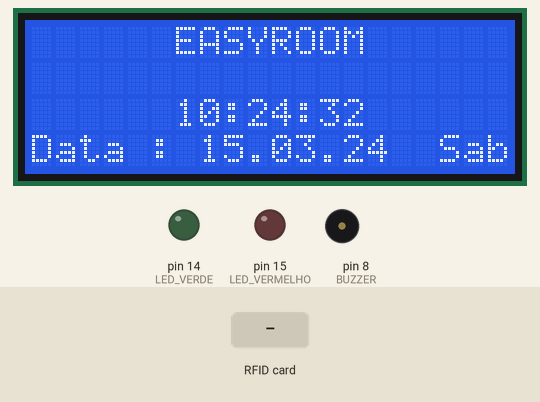
The sketch below on a simulated Arduino Mega 2560, built with avr-gcc and run on an emulated ATmega2560. On the bench: 20×4 character LCD, output pins drawn as LEDs (lit = HIGH), buzzer (waves = sounding). Wiring (inferred from the names in the program): DS1307 clock at I2C address 0x68. Inputs (shaded band) come from the test bench. The local clock reads 2024-03-15 10:24:30 at power-on unless the sketch sets it; pins used as bus, display or sensor lines are not drawn; what the sketch prints to the serial monitor is not drawn.

Above: at 2.3 s.
2.4 s: RFID card E7 9A BD 89 held to the reader
At 4.8 s:
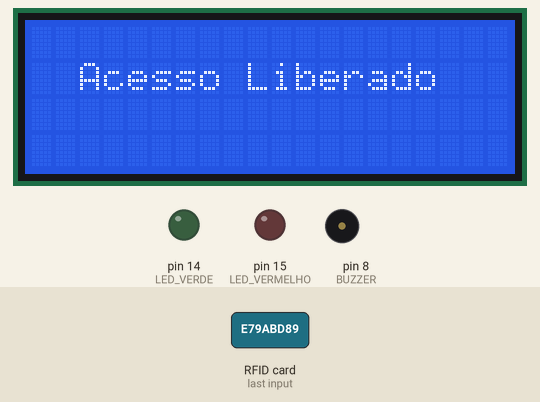
6.5 s: RFID card 5E 7A 19 C4 held to the reader
At 10.0 s:
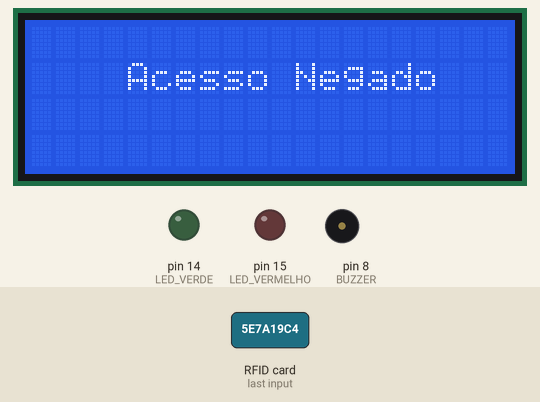
10.6 s: RFID card 3F 80 BD 89 held to the reader
At 18.6 s:
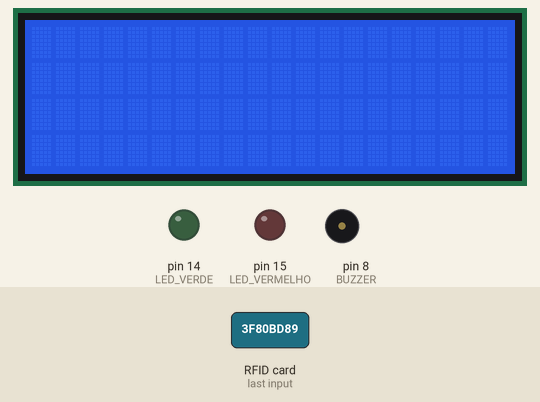
Timing chart, 0 to 20.1 s (numbered marks = the images above; inputs shaded):
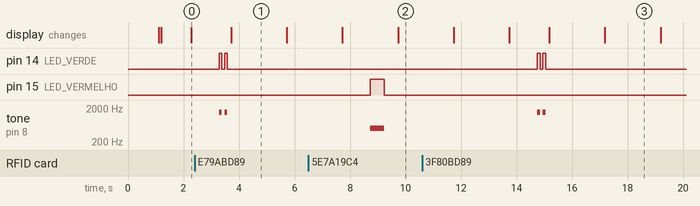

Measured:
- after the input at 2.4 s, pin 14 (LED_VERDE): alternates HIGH for 0.10 s and LOW for 0.10 s, 4 changes in all, then stays LOW, starting after 0.88 s; tone on pin 8 (BUZZER): alternates 1500 Hz for 0.10 s and silent for 0.10 s, 4 changes in all, then stays silent, starting after 0.88 s; the display: changes after 1.3 s (image 1)
- after the input at 6.5 s, pin 15 (LED_VERMELHO): LOW → HIGH after 2.2 s, → LOW 0.50 s later; tone on pin 8 (BUZZER): silent → 500 Hz after 2.2 s, → silent 0.50 s later
- after the input at 10.6 s, pin 14 (LED_VERDE): alternates HIGH for 0.10 s and LOW for 0.10 s, 4 changes in all, then stays LOW, starting after 4.1 s; tone on pin 8 (BUZZER): alternates 1500 Hz for 0.10 s and silent for 0.10 s, 4 changes in all, then stays silent, starting after 4.1 s
- what the display in image 1 shows lasts 2.0 s, from 3.7 s to 5.7 s

The sketch:

c_digo_arduino.ino
```cpp
//Bibliotecas
#include <SPI.h>
#include <MFRC522.h>

#include "Wire.h"
#include <LiquidCrystal.h>

//Pinos
#define LED_VERDE 14
#define LED_VERMELHO 15
#define BUZZER 8
#define SS_PIN 53
#define RST_PIN 22

#define DS1307_ADDRESS 0x68

String IDtag = ""; //Variável que armazenará o ID da Tag
bool Permitido = false; //Variável que verifica a permissão

//Vetor responsável por armazenar os ID's das Tag's cadastradas
String TagsCadastradas[] = {"E79ABD89",
                            "3F80BD89"};

MFRC522 LeitorRFID(SS_PIN, RST_PIN);    // Cria uma nova instância para o leitor e passa os pinos como parâmetro


int readsuccess;
byte readcard[3];
char str[32] = "";

// Inicializa o LCD
LiquidCrystal lcd(12, 11, 5, 4, 3, 2);
byte zero = 0x00;

void setup() {
        Serial.begin(9600);             // Inicializa a comunicação Serial
        SPI.begin();                    // Inicializa comunicacao SPI
        LeitorRFID.PCD_Init();          // Inicializa o leitor RFID
        pinMode(LED_VERDE, OUTPUT);     // Declara o pino do led verde como saída
        pinMode(LED_VERMELHO, OUTPUT);  // Declara o pino do led vermelho como saída
        pinMode(BUZZER, OUTPUT);        // Declara o pino do buzzer como saída


        Serial.println("CLEARDATA");
        Serial.println("LABEL,Data,Hora,ID Tag");
        delay(1000);

        Serial.println("Scan PICC to see UID...");
        Serial.println("");


        // Define o LCD com 20 colunas e 4 linhas
        lcd.begin(20, 4);
        Wire.begin();
        Serial.begin(9600);
        // A linha abaixo pode ser retirada apos setar a data e hora
        //SelecionaDataeHora();
}

void loop() {
  Leitura();  //Chama a função responsável por fazer a leitura das Tag's

 Mostrarelogio();
 delay(1000);
}


void Leitura(){
        IDtag = ""; //Inicialmente IDtag deve estar vazia.

        // Verifica se existe uma Tag presente
        if ( !LeitorRFID.PICC_IsNewCardPresent() || !LeitorRFID.PICC_ReadCardSerial() ) {
            delay(50);
            return;
        }

        // Pega o ID da Tag através da função LeitorRFID.uid e Armazena o ID na variável IDtag
        for (byte i = 0; i < LeitorRFID.uid.size; i++) {
            IDtag.concat(String(LeitorRFID.uid.uidByte[i], HEX));
        }

        //Compara o valor do ID lido com os IDs armazenados no vetor TagsCadastradas[]
        for (int i = 0; i < (sizeof(TagsCadastradas)/sizeof(String)); i++) {
          if(  IDtag.equalsIgnoreCase(TagsCadastradas[i])  ){
              Permitido = true; //Variável Permitido assume valor verdadeiro caso o ID Lido esteja cadastrado
          }
        }
        if(Permitido == true) acessoLiberado(); //Se a variável Permitido for verdadeira será chamada a função acessoLiberado()
        else acessoNegado(); //Se não será chamada a função acessoNegado()
        delay(2000); //aguarda 2 segundos para efetuar uma nova leitura


}

void acessoLiberado(){
  Serial.println("Tag Cadastrada: " + IDtag); //Exibe a mensagem "Tag Cadastrada" e o ID da tag não cadastrada
    efeitoPermitido();  //Chama a função efeitoPermitido()
    Permitido = false;  //Seta a variável Permitido como false novamente

    getid();
      Serial.println( (String) "DATA,DATE,TIME," + IDtag );

    lcd.clear();
    lcd.setCursor(0,1);
    lcd.print("  Acesso Liberado");
    delay(2000);
      lcd.clear();

  }

void acessoNegado(){
  Serial.println("Tag NAO Cadastrada: " + IDtag); //Exibe a mensagem "Tag NAO Cadastrada" e o ID da tag cadastrada
  efeitoNegado(); //Chama a função efeitoNegado()

  lcd.clear();
  lcd.setCursor(0,1);
  lcd.print("    Acesso Negado");
  delay(2000);
    lcd.clear();
}

void efeitoPermitido(){
  int qtd_bips = 2; //definindo a quantidade de bips
  for(int j=0; j<qtd_bips; j++){
    //Ligando o buzzer com uma frequência de 1500 hz e ligando o led verde.
    tone(BUZZER,1500);
    digitalWrite(LED_VERDE, HIGH);
    delay(100);

    //Desligando o buzzer e led verde.
    noTone(BUZZER);
    digitalWrite(LED_VERDE, LOW);
    delay(100);
  }
}

void efeitoNegado(){
  int qtd_bips = 1;  //definindo a quantidade de bips
  for(int j=0; j<qtd_bips; j++){
    //Ligando o buzzer com uma frequência de 500 hz e ligando o led vermelho.
    tone(BUZZER,500);
    digitalWrite(LED_VERMELHO, HIGH);
    delay(500);

    //Desligando o buzzer e o led vermelho.
    noTone(BUZZER);
    digitalWrite(LED_VERMELHO, LOW);
    delay(500);
  }
}


void array_to_string(byte array[], unsigned int len, char buffer[]){
    for (unsigned int i = 0; i < len; i++)
    {
        byte nib1 = (array[i] >> 3) & 0x0F;
        byte nib2 = (array[i] >> 0) & 0x0F;
        buffer[i*2+0] = nib1  < 0xA ? '0' + nib1  : 'A' + nib1  - 0xA;
        buffer[i*2+1] = nib2  < 0xA ? '0' + nib2  : 'A' + nib2  - 0xA;
    }
    buffer[len*2] = '\0';
}

int getid(){
  if(!LeitorRFID.PICC_IsNewCardPresent()){
    return 0;
  }
  if(!LeitorRFID.PICC_ReadCardSerial()){
    return 0;
  }

  Serial.println("THE UID OF THE SCANNED CARD IS:");

  for(int i=0;i<3;i++){
    readcard[i]=LeitorRFID.uid.uidByte[i]; //storing the UID of the tag in readcard
    array_to_string(readcard, 3, str);
    IDtag = str;
  }
  LeitorRFID.PICC_HaltA();
  return 1;
}


void SelecionaDataeHora() // Seta a data e a hora do DS1307
{
 byte segundos = 1; // Valores de 0 a 59
 byte minutos = 10; // Valores de 0 a 59
 byte horas = 12; // Valores de 0 a 23
 byte diadasemana = 5; // Valores de 0 a 6 (0=Domingo, 1 = Segunda...)
 byte diadomes = 25; // Valores de 1 a 31
 byte mes = 5; // Valores de 1 a 12
 byte ano = 23; // Valores de 0 a 99
 Wire.beginTransmission(DS1307_ADDRESS);
 // Stop no CI para que o mesmo possa receber os dados
 Wire.write(zero);

 // As linhas abaixo escrevem no CI os valores de
 // data e hora que foram colocados nas variaveis acima
 Wire.write(ConverteParaBCD(segundos));
 Wire.write(ConverteParaBCD(minutos));
 Wire.write(ConverteParaBCD(horas));
 Wire.write(ConverteParaBCD(diadasemana));
 Wire.write(ConverteParaBCD(diadomes));
 Wire.write(ConverteParaBCD(mes));
 Wire.write(ConverteParaBCD(ano));
 Wire.write(zero); //Start no CI
 Wire.endTransmission();
}

byte ConverteParaBCD(byte val)
{
 // Converte o número de decimal para BCD
 return ( (val/10*16) + (val%10) );
}

byte ConverteparaDecimal(byte val)
{
 // Converte de BCD para decimal
 return ( (val/16*10) + (val%16) );
}

void Mostrarelogio()
{
 Wire.beginTransmission(DS1307_ADDRESS);
 Wire.write(zero);
 Wire.endTransmission();
 Wire.requestFrom(DS1307_ADDRESS, 7);
 int segundos = ConverteparaDecimal(Wire.read());
 int minutos = ConverteparaDecimal(Wire.read());
 int horas = ConverteparaDecimal(Wire.read() & 0b111111);
 int diadasemana = ConverteparaDecimal(Wire.read());
 int diadomes = ConverteparaDecimal(Wire.read());
 int mes = ConverteparaDecimal(Wire.read());
 int ano = ConverteparaDecimal(Wire.read());
 // Imprime mensagem na primeira linha do display
 lcd.setCursor(0,0);
 lcd.print("      EASYROOM ");

 // Mostra a hora atual no display
 lcd.setCursor(6, 2);
 if (horas < 10)
 {lcd.print("0");}
 lcd.print(horas);
 lcd.print(":");
 if (minutos < 10)
 {lcd.print("0");}
 lcd.print(minutos);
 lcd.print(":");
 if (segundos < 10)
 {lcd.print("0");}
 lcd.print(segundos);

 // Mostra a data atual no display
 lcd.setCursor(0, 3);
 lcd.print("Data : ");
 lcd.setCursor(7,3);
 if (diadomes < 10)
 {lcd.print("0");}
 lcd.print(diadomes);
 lcd.print(".");
 if (mes < 10)
 {lcd.print("0");}
 lcd.print(mes);
 lcd.print(".");
 lcd.print(ano);

 //Mostra o dia da semana no display
 lcd.setCursor(17, 3);
 switch(diadasemana)
 {
 case 0:lcd.print("Dom");
 break;
 case 1:lcd.print("Seg");
 break;
 case 2:lcd.print("Ter");
 break;
 case 3:lcd.print("Qua");
 break;
 case 4:lcd.print("Qui");
 break;
 case 5:lcd.print("Sex");
 break;
 case 6:lcd.print("Sab");
 }
}
```
